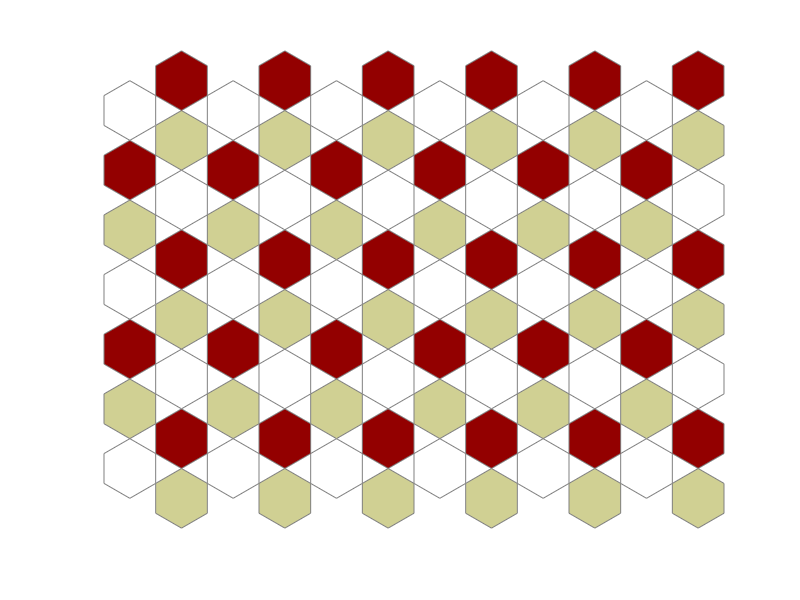

MATLAB code to generate this figure:
%polytiling
   n=3;
   t=linspace(0+pi/6,2*pi+pi/6,n*2+1);
   r=1;
   gapx1=4*cos(pi/6);

   gapy2=1;
   gapx2=2*cos(pi/6);
x=r*cos(t);y=r*sin(t);

%patch(x,y,'r')
total=6;
colors=pink(3);
rough=-gapx2/2;
for ky=1:total+9
    rough=-rough;  
    for kx=1:total
%         if mod(ky,3)
%          patch(x+kx*gapx1+rough,y+ky*gapy2,[0.4 0.5 0.7]);
%         else
%          patch(x+kx*gapx1+rough,y+ky*gapy2,[0.7 0.5 0.4]);
%         end
        patch(x+kx*gapx1+rough,y+ky*gapy2,colors(mod(ky,3)+1,:),'edgecolor',[0.5 0.5 0.5]);
    end
end
axis equal off
